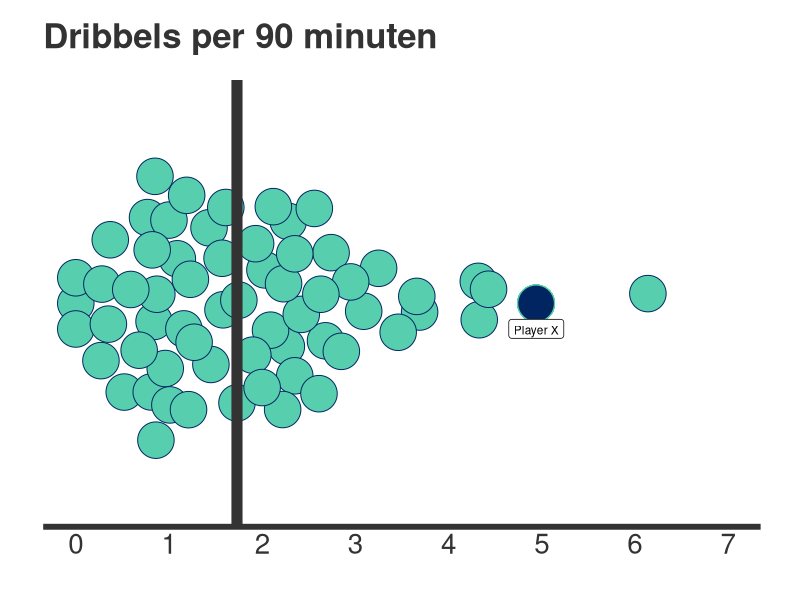

Reproduce this figure in R. (Note: this script raises an error after producing the figure.)
# Install relevant packages
install.packages("beeswarm")
install.packages("ggbeeswarm")
install.packages("readxl")
install.packages("ggpubr")

# Load relevant packages
library(beeswarm)
library(ggplot2)
library(ggbeeswarm)
library(readxl)
library(ggpubr)
library(ggrepel)
library(dplyr)

# Get working directory
getwd()

# Load data
data <- read_excel("Dribbles.xlsx")
data2 <- read_excel("Through_passes.xlsx")
data3 <- read_excel("Passes.xlsx")

# Highlight data of Finn Ole Becker
Becker <- subset(data$`Dribbles per 90`, data$Player == "F. Becker")

# Create plot
ggplot(data = data, aes(x = factor(0), y = data$`Dribbles per 90`)) +
  geom_quasirandom(shape = 21, varwidth = TRUE, fill = "#57ceae", colour = "#002560", size = 12) +
  ggtitle("Dribbels per 90 minuten") +
  theme(axis.title.y = element_blank(),
        axis.text.y = element_blank(),
        axis.ticks.y = element_blank(),
        axis.title.x = element_blank(),
        axis.text.x = element_text(size = 20, colour = "#333333"),
        axis.ticks.x = element_blank(),
        plot.title = element_text(size = 25, vjust = 3, colour = "#333333", face = "bold"),
        plot.margin = unit(c(1, 1, 1, 1), "cm"),
        panel.grid.major = element_blank(), 
        panel.grid.minor = element_blank(),
        panel.background = element_blank(), 
        axis.line.x = element_line(colour = "#333333", size = 2)) +
  stat_summary(fun.y = median,
               fun.ymin = median,
               fun.ymax = median,
               geom = "crossbar", 
               colour = "#333333",
               width = 1.2,
               size = 1.5) +
  scale_y_continuous(limits = c(0, 7), breaks = c(0, 1, 2, 3, 4, 5, 6, 7)) +
  geom_point(aes(y = Becker), shape = 21, colour = "#57ceae", fill = "#002560", size = 12) +
  coord_flip() +
  geom_label_repel(data = data %>% filter(Player == "F. Becker"), 
                  aes(y = `Dribbles per 90`),
                  label = "Player X",
                  vjust = 0.25,
                  box.padding   = 0.35, 
                  point.padding = 5,
                  size =3,
                  segment.color = 'grey50',
                  segment.curvature = 1,
                  arrow = arrow(length = unit(0.015, "npc"), type = "closed", ends = "first"),
                  force = 5) 


test <- ggarrange(dribbles, dribbles, dribbles, dribbles, dribbles, dribbles,
                    ncol = 3, nrow = 2)
test

annotate_figure(test,
                top = text_grob("Template: central midfielder", color = "#333333", face = "bold", size = 30, just = "center"))

                